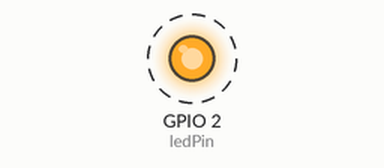
Simulated run of this sketch. Board: ESP32. Shown: output pins drawn as LEDs (lit = HIGH). Dashed ring = blinking. What the sketch prints to the serial monitor is not drawn.

Above: at 0.5 s.
Timing chart, 0 to 4.6 s (numbered marks = the images above):
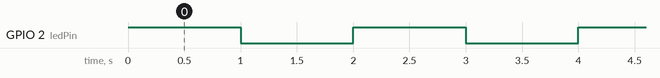

The sketch:

esp32RTOSTest.ino
```cpp
#include <Arduino.h>

// Test LED PIN
const int ledPin = 2;

// The first task: Blink LED
void TaskBlinkLED(void *pvParameters) {
  pinMode(ledPin, OUTPUT);

  // Variable to hold the stack high water mark
  UBaseType_t uxHighWaterMark;

  while (1) {
    digitalWrite(ledPin, HIGH);
    delay(1000);
    digitalWrite(ledPin, LOW);
    delay(1000);

    // Check the stack high water mark. Basically how much stack space was used.
    uxHighWaterMark = uxTaskGetStackHighWaterMark(NULL);
    Serial.print("LED Task Stack High Water Mark: ");
    Serial.println(uxHighWaterMark);
  }
}

// Second task: Print message
void TaskSerialPrint(void *pvParameters) {

  UBaseType_t uxHighWaterMark;
  // Casting pvParameters to the correct type
  //TaskData *taskData = (TaskData*) pvParameters; # TaskData is an arbitrary type

  while (1) {
    Serial.println("Testing ESP32 FreeRTOS");
    delay(2000);


    uxHighWaterMark = uxTaskGetStackHighWaterMark(NULL);
    Serial.print("Serial Print Task Stack High Water Mark: ");
    Serial.println(uxHighWaterMark);
  }
}

void setup() {
  Serial.begin(115200);

  // Create Task 1
  xTaskCreate(
    TaskBlinkLED,      // Task function
    "TaskBlinkLED",    // Name of the task
    1000,              // Stack size in words
    NULL,              // Task input parameter
    1,                 // Priority of the task
    NULL);             // Task handle

  // Create Task 2
  xTaskCreate(
    TaskSerialPrint,
    "TaskSerialPrint",
    1000,
    NULL,
    1,
    NULL);
}

void loop() {
  // Empty loop
}
```

Measured:
- by itself, GPIO 2 (ledPin): alternates HIGH for 1.0 s and LOW for 1.0 s
